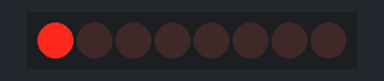
A sketch run on a simulated Arduino Uno, built with avr-gcc and run on an emulated ATmega328P. Shown: 8 shift-register outputs drawn as a row of LEDs (first output left, lit = HIGH). Wiring (inferred from the names in the program): shift register (74HC595): data pin 11; shift clock pin 12; latch pin 8. Wiring (inferred from the signals the program sends): row of LEDs: on Q0, Q1, Q2, Q3, Q4, Q5, Q6, Q7.

Above: at 0.04 s.
At 0.43 s:
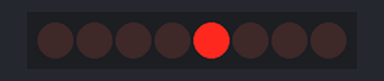
At 0.82 s:
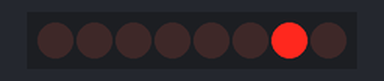
At 1.59 s:
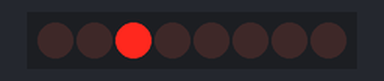
At 2.26 s:
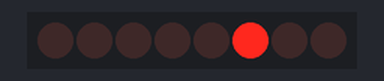
At 3.04 s:
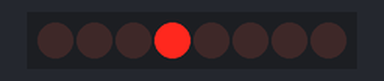
Timing chart, 0 to 3.3 s (numbered marks = the images above):
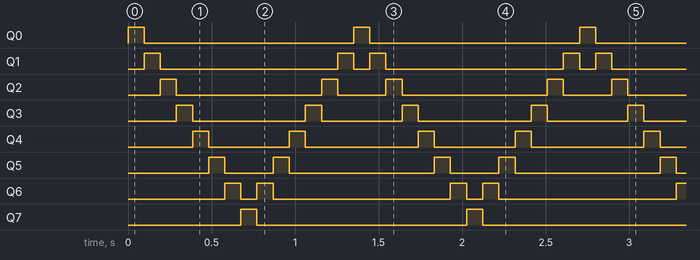

The sketch:

VisualMetronome.ino
```cpp
// vim: autoindent smartindent syntax=cpp expandtab tabstop=4 shiftwidth=4 softtabstop=4:

/*
 */

int dataPin   = 11, // ATmega328 pin 17 -> 74HC595 pin 14
    latchPin  =  8, // ATmega328 pin 14 -> 74HC595 pin 12
    clockPin  = 12; // ATmega328 pin 18 -> 74HC595 pin 11

bool leftDirection = true;

unsigned long period,
              periodDivide7,
              periodRemainder,
              adjustment;

// The song's beats per minute
int songBPM = 89;

// The shift register LEDs
byte leds = 0B00000001;

void setup() {
    // initialize LED digital pins as output.
    pinMode(latchPin, OUTPUT);
    pinMode(clockPin, OUTPUT);
    pinMode(dataPin, OUTPUT);

    // beat periods
    period          = (unsigned long) 60000000 / songBPM;
    periodDivide7   = period / 7;
    periodRemainder = period - (periodDivide7 * 7) + (60000000 - period * songBPM);

}

void loop() {
    unsigned long currentMicros;

    for (int i = 0; i < 7; i++)
    {
        currentMicros = micros();

        updateLEDs();

        leds = leds << 1;

        while(micros() < (currentMicros + periodDivide7)) {
        }
    }

    delayMicroseconds(periodRemainder);

    for (int i = 0; i < 7; i++)
    {
        currentMicros = micros();

        updateLEDs();

        leds = leds >> 1;

        while(micros() < (currentMicros + periodDivide7)) {
        }
    }

    delayMicroseconds(periodRemainder);
}

void updateLEDs() {
    for (int i = 0; i < 8; i++)
    {
        digitalWrite(latchPin, LOW);

        shiftOut(dataPin, clockPin, MSBFIRST, leds);

        digitalWrite(latchPin, HIGH);
    }
}
```

Measured:
- by itself, Q0, Q7: alternates HIGH for 0.10 s and LOW for 1.3 s
- by itself, Q1: repeats every 1.4 s: LOW 1.1 s, HIGH 0.10 s, LOW 0.10 s, HIGH 0.10 s
- by itself, Q2: repeats every 1.4 s: LOW 0.87 s, HIGH 0.10 s, LOW 0.29 s, HIGH 0.10 s
- by itself, Q3: repeats every 1.4 s: LOW 0.68 s, HIGH 0.10 s, LOW 0.48 s, HIGH 0.10 s
- by itself, Q4: repeats every 1.4 s: LOW 0.48 s, HIGH 0.10 s, LOW 0.68 s, HIGH 0.10 s
- by itself, Q5: repeats every 1.4 s: LOW 0.29 s, HIGH 0.10 s, LOW 0.87 s, HIGH 0.10 s
- by itself, Q6: repeats every 1.4 s: LOW 0.10 s, HIGH 0.10 s, LOW 1.1 s, HIGH 0.10 s
